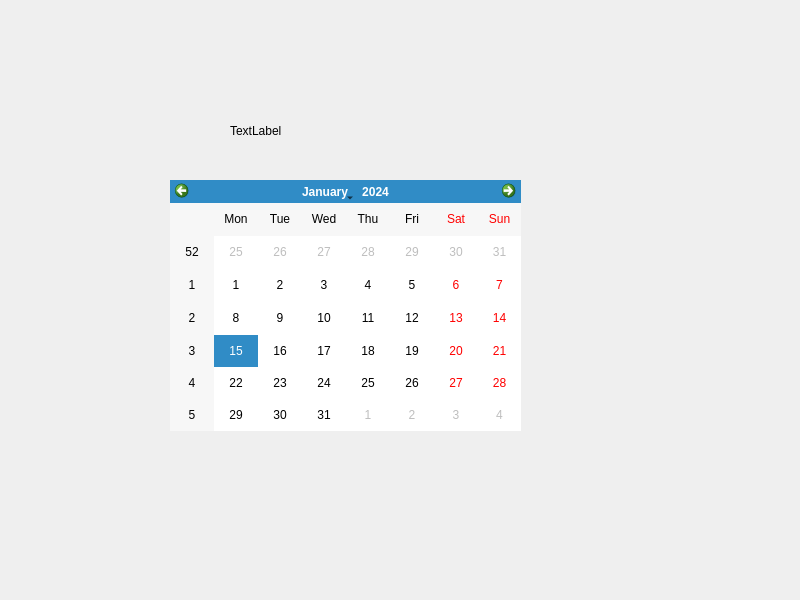
<?xml version="1.0" encoding="UTF-8"?>
<ui version="4.0">
 <class>Widget</class>
 <widget class="QWidget" name="Widget">
  <property name="geometry">
   <rect>
    <x>0</x>
    <y>0</y>
    <width>800</width>
    <height>600</height>
   </rect>
  </property>
  <property name="windowTitle">
   <string>Widget</string>
  </property>
  <widget class="QCalendarWidget" name="calendarWidget">
   <property name="geometry">
    <rect>
     <x>170</x>
     <y>180</y>
     <width>351</width>
     <height>251</height>
    </rect>
   </property>
  </widget>
  <widget class="QLabel" name="label">
   <property name="geometry">
    <rect>
     <x>230</x>
     <y>120</y>
     <width>211</width>
     <height>21</height>
    </rect>
   </property>
   <property name="text">
    <string>TextLabel</string>
   </property>
  </widget>
 </widget>
 <resources/>
 <connections/>
</ui>
